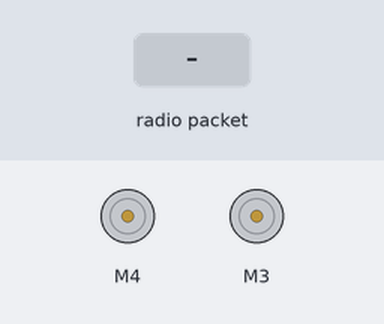
Recording of a sketch running on a simulated Arduino Uno, built with avr-gcc and run on an emulated ATmega328P. Shown: 2 × DC motor (green arrow = forward, orange = backward, longer = faster). The test bench sets the inputs (shaded band). No radio packets arrive unless stated; what the sketch prints to the serial monitor is not drawn.

Above: at 1.2 s.
1.3 s: radio packet "1" arrives
At 2.2 s:
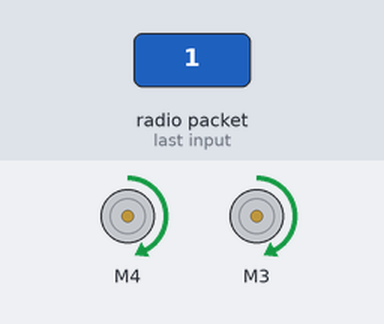
2.8 s: radio packet "90" arrives
4.3 s: radio packet "200" arrives
Timing chart, 0 to 7.3 s (numbered marks = the images above; inputs shaded):
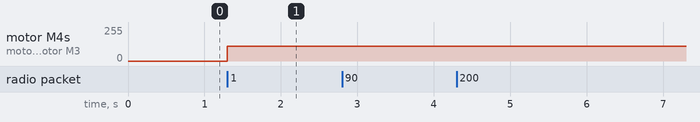

The sketch:

projectCar.ino
```cpp
#include <RH_ASK.h>
#include <SPI.h> // Not actualy used but needed to compile
#include<AFMotor.h>

AF_DCMotor motor_r(3);
AF_DCMotor motor_l(4);
RH_ASK driver;
void setup() {
  // put your setup code here, to run once:
  Serial.begin(9600);
  motor_l.setSpeed(255);
  motor_l.run(RELEASE);
  motor_r.setSpeed(255);
  motor_r.run(RELEASE);

  //motor_f.setSpeed(255);
  //motor_f.run(RELEASE);
  driver.init();
}

void loop() {
  uint8_t buf[20];
  uint8_t buflen = sizeof(buf);
  if (driver.recv(buf, &buflen)) {
    Serial.print("Message : ");
    Serial.println((char*)buf);
    int w = buf[0] - '0';
    int a = buf[1] - '0';
    int s = buf[2] - '0';
    int d = buf[3] - '0';
    int speedx = buf[4] * 100 + buf[5] * 10 + buf[6];
    Serial.print("W:");
    Serial.println(w);
    Serial.print("A:");
    Serial.println(a);
    Serial.print("S:");
    Serial.println(s);
    Serial.print("D:");
    Serial.println(d);
    if (w == 1 && a == 1) {
      motor_l.setSpeed(speedx);
      motor_r.setSpeed(speedx);
      motor_r.run(RELEASE);
      motor_l.run(FORWARD);
    }
    else if (w == 1 && d == 1) {
      motor_l.setSpeed(speedx);
      motor_r.setSpeed(speedx);
      motor_r.run(FORWARD);
      motor_l.run(RELEASE);
    }
    else if (s == 1 && a == 1) {
      motor_l.setSpeed(speedx);
      motor_r.setSpeed(speedx);
      motor_l.run(BACKWARD);
      motor_r.run(RELEASE);
    } else if (s == 1 && d == 1) {
      motor_l.setSpeed(speedx);
      motor_r.setSpeed(speedx);
      motor_l.run(RELEASE);
      motor_r.run(BACKWARD);

    }
    else if (w == 1) {
      motor_l.setSpeed(speedx);
      motor_r.setSpeed(speedx);
      motor_l.run(FORWARD);
      motor_r.run(FORWARD);
    }
    else if (s == 1) {
      motor_l.setSpeed(speedx);
      motor_r.setSpeed(speedx);
      motor_r.run(BACKWARD);
      motor_l.run(BACKWARD);
    }
    else if (w == 0 && s == 0 && a == 0 && d == 0) {
      motor_l.setSpeed(speedx);
      motor_r.setSpeed(speedx);
      motor_l.run(RELEASE);
      motor_r.run(RELEASE);
    }
    delay(600);
  }
}
```

Measured:
- after the input at 1.3 s, motor M4, motor M3: stopped → forward 109/255 at once
- after the input at 2.8 s, every drawn part: stays the same
- after the input at 4.3 s, every drawn part: stays the same
